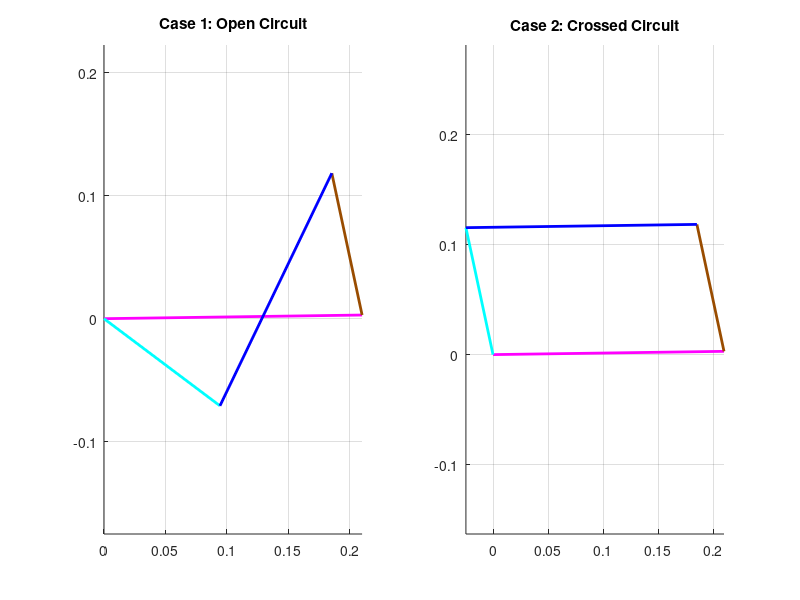

Write the MATLAB code that produced this figure.
clear all
close all
clc

% ==========================================
% 1. PARAMETERS & INPUT
% ==========================================
L1 = 0.210; % Ground (Pink) - d
L2 = 0.118; % Crank (Cyan) - a
L3 = 0.210; % Coupler (Blue) - b
L4 = 0.118; % Rocker (Brown) - c (Input)

% Assign Canonical Names
d = L1;
a = L2; % (Output in this calculation)
b = L3;
c = L4; % (Input in this calculation)

% Input Parameters
theta4_deg_global = 102.05; 
offset_deg = 0.81;

% Convert to radians and Remove Offset (To Local Frame)
offset = deg2rad(offset_deg);
q4_local = deg2rad(theta4_deg_global) - offset;

% ==========================================
% 2. CALCULATION (Inverted Mechanism)
% ==========================================
% IMPORTANT: Shift Input by -180 degrees (pi) because we are calculating 
% from O4 looking back at O2 (Frame is rotated 180 deg)
q_in_calc = q4_local - pi; 

% Swap Constants for Inverted Calculation (Input=c, Output=a)
d_cal = d;
a_cal = c; % Link 4 is Driver
b_cal = b;
c_cal = a; % Link 2 is Follower

% Freudenstein Constants (Inverted)
K1 = d_cal/a_cal;
K2 = d_cal/c_cal;
K3 = (a_cal^2 - b_cal^2 + c_cal^2 + d_cal^2)/(2*a_cal*c_cal);
K4 = d_cal/b_cal;
K5 = (c_cal^2 - d_cal^2 - a_cal^2 - b_cal^2)/(2*a_cal*b_cal);

% Coefficients for Theta 2 (Output)
A = cos(q_in_calc) - K1 - K2*cos(q_in_calc) + K3;
B = -2*sin(q_in_calc);
C = K1 - (K2+1)*cos(q_in_calc) + K3;

% Coefficients for Theta 3 (Coupler)
D_val = cos(q_in_calc) - K1 + K4*cos(q_in_calc) + K5;
E_val = -2*sin(q_in_calc);
F_val = K1 + (K4-1)*cos(q_in_calc) + K5;

% Solve Quadratic Roots
det_AC = sqrt(B^2 - 4*A*C);
det_DF = sqrt(E_val^2 - 4*D_val*F_val);

% --- CASE 1: OPEN (Standard Formula: -sqrt) ---
% Note: Using (-B - sqrt) aligns with the "Open" config logic in your example
q2_local_calc_1 = 2*atan2((-B - det_AC), (2*A));
q3_local_calc_1 = 2*atan2((-E_val - det_DF), (2*D_val));

% --- CASE 2: CROSSED (Standard Formula: +sqrt) ---
% Note: Using (-B + sqrt) aligns with the "Crossed" config logic
q2_local_calc_2 = 2*atan2((-B + det_AC), (2*A));
q3_local_calc_2 = 2*atan2((-E_val + det_DF), (2*D_val));

% ==========================================
% 3. TRANSFORM BACK TO GLOBAL
% ==========================================
% IMPORTANT: Add +180 degrees (pi) back to rotate frame to Global (O2 origin)
Theta2_Open_Local  = q2_local_calc_1 + pi;
Theta3_Open_Local  = q3_local_calc_1 + pi;

Theta2_Cross_Local = q2_local_calc_2 + pi;
Theta3_Cross_Local = q3_local_calc_2 + pi;

% Add Offset for Final Global Angles
T2_Open = Theta2_Open_Local + offset;
T3_Open = Theta3_Open_Local + offset;

T2_Cross = Theta2_Cross_Local + offset;
T3_Cross = Theta3_Cross_Local + offset;

Theta4_Global = q4_local + offset; % Same as Input

% ==========================================
% 4. VECTOR CONSTRUCTION & PLOTTING
% ==========================================
Rot = exp(1i * offset);

% Ground (Pink)
R1 = d * exp(1i * offset);

% --- CASE 1 Vectors ---
R2_Op = a * exp(1i * T2_Open);           % Link 2 (Cyan)
R4_Op = c * exp(1i * Theta4_Global);     % Link 4 (Brown)
% Calculate R3 (Link 3) from Vector Loop Closure
% Loop: O2->A->B->O4 => R2 + R3 - R4 - R1 = 0 => R3 = R1 + R4 - R2
% Note: R4 is defined from O4, so vector to B is (R1 + R4)
vec_B_Op = R1 + R4_Op; 
vec_A_Op = R2_Op;
R3_Op = vec_B_Op - vec_A_Op;

% --- CASE 2 Vectors ---
R2_Cr = a * exp(1i * T2_Cross);          % Link 2 (Cyan)
R4_Cr = c * exp(1i * Theta4_Global);     % Link 4 (Brown)
vec_B_Cr = R1 + R4_Cr;
vec_A_Cr = R2_Cr;
R3_Cr = vec_B_Cr - vec_A_Cr;

% --- PLOT ---
figure(1); clf;

% Subplot 1: Case 1 (Open)
subplot(1,2,1); hold on; grid on; axis equal;
title('Case 1: Open Circuit');
% Ground
plot([0 real(R1)], [0 imag(R1)], 'm-', 'LineWidth', 2);
% Link 2 (Cyan)
plot([0 real(R2_Op)], [0 imag(R2_Op)], 'c-', 'LineWidth', 2);
% Link 4 (Brown) - from O4
plot([real(R1) real(vec_B_Op)], [imag(R1) imag(vec_B_Op)], 'Color', [0.6 0.3 0], 'LineWidth', 2);
% Link 3 (Blue) - Connects Tips
plot([real(R2_Op) real(vec_B_Op)], [imag(R2_Op) imag(vec_B_Op)], 'b-', 'LineWidth', 2);

% Subplot 2: Case 2 (Crossed)
subplot(1,2,2); hold on; grid on; axis equal;
title('Case 2: Crossed Circuit');
% Ground
plot([0 real(R1)], [0 imag(R1)], 'm-', 'LineWidth', 2);
% Link 2 (Cyan)
plot([0 real(R2_Cr)], [0 imag(R2_Cr)], 'c-', 'LineWidth', 2);
% Link 4 (Brown)
plot([real(R1) real(vec_B_Cr)], [imag(R1) imag(vec_B_Cr)], 'Color', [0.6 0.3 0], 'LineWidth', 2);
% Link 3 (Blue)
plot([real(R2_Cr) real(vec_B_Cr)], [imag(R2_Cr) imag(vec_B_Cr)], 'b-', 'LineWidth', 2);

% --- DISPLAY RESULTS ---
disp('======================================');
disp(['Loop 1 Analysis (Input Theta4 = ' num2str(theta4_deg_global) ' deg)']);
disp('======================================');
disp('--- CASE 1 (OPEN) ---');
disp(['  Link 2 (Cyan):  ', num2str(rad2deg(T2_Open))]);
disp(['  Link 3 (Blue):  ', num2str(rad2deg(angle(R3_Op)))]);
disp(' ');
disp('--- CASE 2 (CROSSED) ---');
disp(['  Link 2 (Cyan):  ', num2str(rad2deg(T2_Cross))]);
disp(['  Link 3 (Blue):  ', num2str(rad2deg(angle(R3_Cr)))]);
